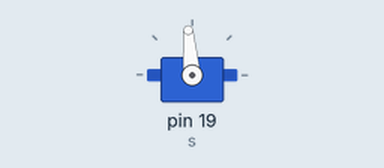
The sketch below on a simulated Arduino Uno, built with avr-gcc and run on an emulated ATmega328P. On the bench: servo.

Above: at 0.05 s.
Timing chart, 0 to 4.6 s (numbered marks = the images above):
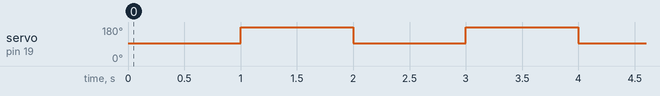

The sketch:

steering_servo.ino
```cpp
//note : This is a sample code and variables can be changed in final code

#include<Servo.h>
Servo s;

void setup(){
s.attach(19);
}
void loop(){
s.write(95);
delay(1000);
s.write(180);
delay(1000);
}
```

Measured:
- by itself, servo on pin 19 (s): alternates 180° for 1.0 s and 95° for 1.0 s
